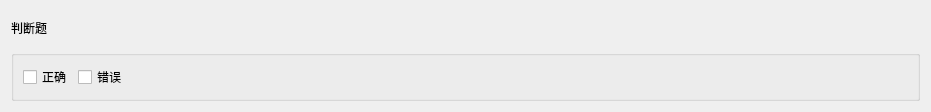
<?xml version="1.0" encoding="UTF-8"?>
<ui version="4.0">
 <class>CheckingQuestionItem</class>
 <widget class="QWidget" name="CheckingQuestionItem">
  <property name="geometry">
   <rect>
    <x>0</x>
    <y>0</y>
    <width>931</width>
    <height>112</height>
   </rect>
  </property>
  <property name="windowTitle">
   <string>Form</string>
  </property>
  <layout class="QVBoxLayout" name="verticalLayout_2">
   <item>
    <widget class="QLabel" name="label">
     <property name="text">
      <string>判断题</string>
     </property>
    </widget>
   </item>
   <item>
    <widget class="QGroupBox" name="groupBox">
     <property name="title">
      <string/>
     </property>
     <layout class="QHBoxLayout" name="horizontalLayout">
      <item>
       <widget class="QCheckBox" name="checkBox">
        <property name="text">
         <string>正确</string>
        </property>
       </widget>
      </item>
      <item>
       <widget class="QCheckBox" name="checkBox_2">
        <property name="text">
         <string>错误</string>
        </property>
       </widget>
      </item>
      <item>
       <spacer name="horizontalSpacer_2">
        <property name="orientation">
         <enum>Qt::Horizontal</enum>
        </property>
        <property name="sizeHint" stdset="0">
         <size>
          <width>772</width>
          <height>20</height>
         </size>
        </property>
       </spacer>
      </item>
     </layout>
    </widget>
   </item>
  </layout>
 </widget>
 <resources/>
 <connections/>
</ui>
